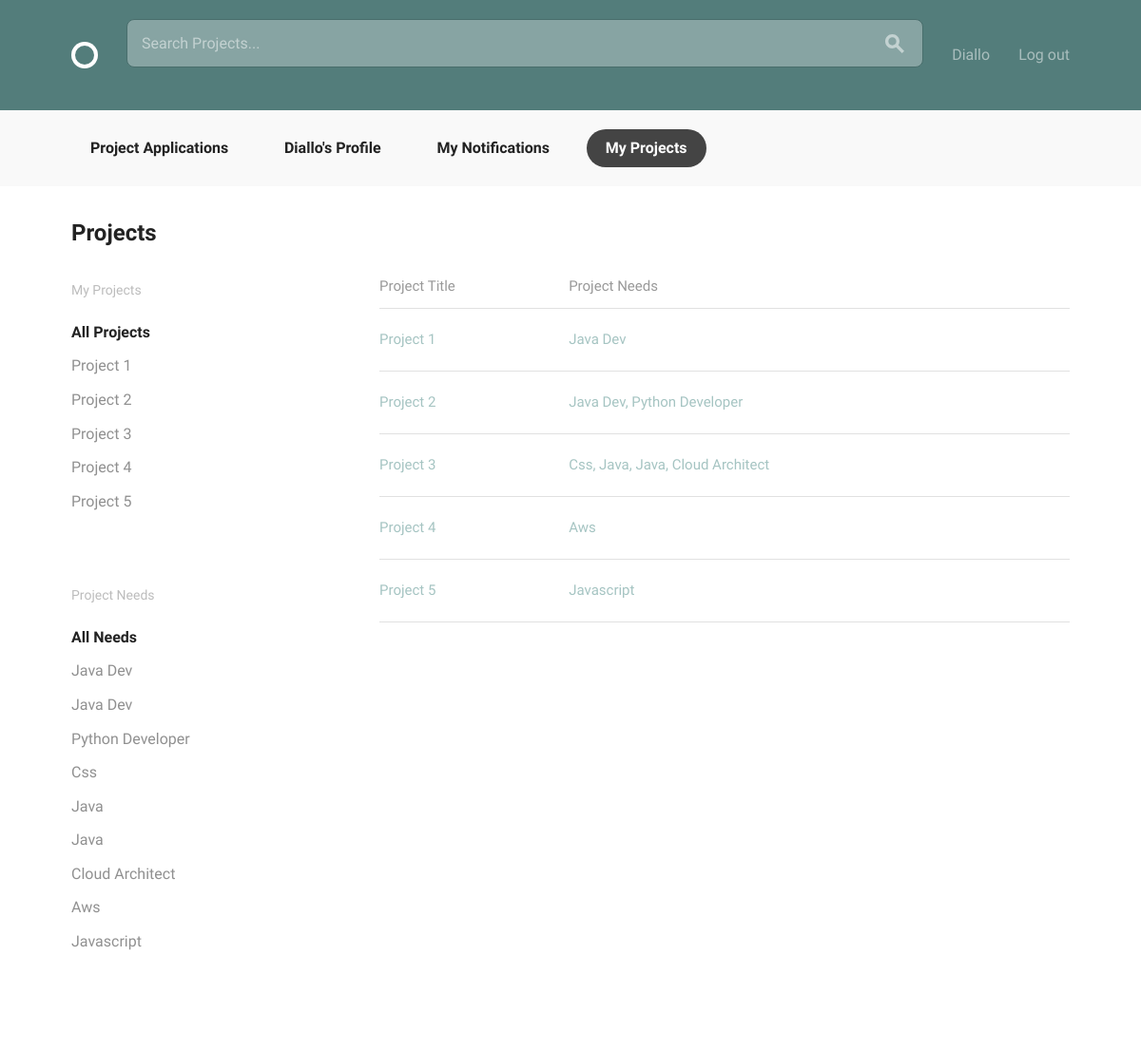
Page /projects/my_projects/ (signed in) on the earlier database version.
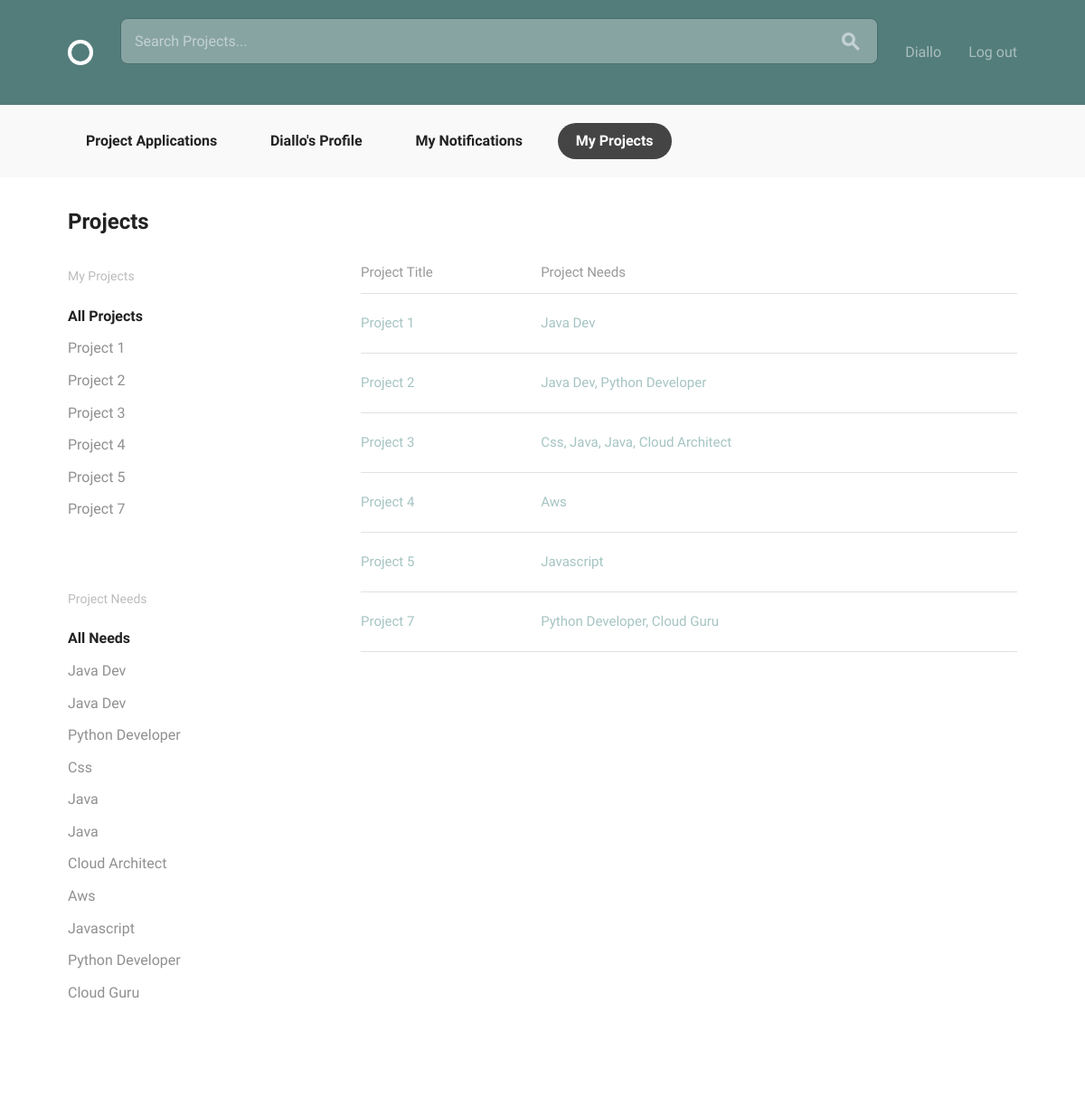
Same page on the later database version.
### projects/models.py (models this page shows, shortened)
class Projects(models.Model):
    owner = models.ForeignKey(User, related_name='project', on_delete=models.CASCADE, null=True)
    title = models.CharField(max_length=150, default='')
    description = models.TextField(default='')
    requirements = models.TextField(default='')
    time_estimate = models.TextField(default='')
    recruited = models.BooleanField(default=False)
    completed = models.BooleanField(default=False)
    @property
    def open_positions(self):
        return self.positions.exclude(filled=True)

class Positions(models.Model):
    project = models.ForeignKey(Projects, on_delete=models.CASCADE, related_name='positions')
    name = models.CharField(max_length=150, default='')
    description = models.TextField(default='')
    filled = models.BooleanField(default=False)
    def __str__(self):
        return '{}'.format(self.name.title())

### projects/views.py (the view)
class ProjectsListView(LoginRequiredMixin, generic.ListView):
    model = models.Projects
    template_name = 'projects/my_projects.html'
    context_object_name = 'projects'
    def get_queryset(self):
        queryset = super().get_queryset()
        queryset = queryset.filter(owner=self.request.user)
        return queryset

### projects/templates/projects/my_projects.html (shortened to what this page needs)
{% extends 'registration/registration_base.html' %}
{% load accounts_extras %}
{% block content %}
  <div class="circle--actions--bar">
    <nav class="bounds">
      <ul class="circle--pill--list">
        <li><a href="{% url 'accounts:applications' %}">Project Applications</a></li>
        <li><a href="{% url 'accounts:profile' username=user.username %}">{{ user.username|title }}'s Profile</a></li>
          <li><a href="{% url 'accounts:my_notifications' %}">My Notifications</a> </li>
          <li><a class="selected" href="{% url 'projects:my_projects' %}">My Projects</a> </li>
      </ul>
    </nav>
  </div>
  <div class="bounds circle--page">
    <div class="circle--page--header grid-100">
      <h2>Projects</h2>
    </div>
    <div class="grid-25">
      <div class="circle--filter circle--secondary--module">
        <h4>My Projects</h4>
        <ul class="circle--filter--list">
          <li><a class="selected">All Projects</a></li>
            {% if projects %}
                {% for project in projects %}
                    <li><a class="clickable-row" data-href="{% url 'projects:detail' pk=project.pk %}">{{ project.title|title }}</a></li>
                {% endfor %}
            {% endif %}
        </ul>
      </div>
      <div class="circle--filter circle--secondary--module">
        <h4>Project Needs</h4>
        <ul class="circle--filter--list">
          <li><a class="selected">All Needs</a></li>
            {% for proj_pos in projects %}
                {% if proj_pos.open_positions %}
                    {% for pos in proj_pos.open_positions %}
                        <li><a class="clickable-row">{{ pos }}</a></li>
                    {% endfor %}
                {% endif %}
            {% endfor %}
        </ul>
      </div>
    </div>
    <div class="grid-70 grid-push-5">
      <table class="u-full-width circle--table">
        <thead>
          <tr>
            <th>Project Title</th>
            <th class="circle--cell--right">Project Needs</th>
          </tr>
        </thead>
        <tbody>
        {% if projects %}
        {% for project in projects %}
          <tr class="clickable-row" data-href="{% url 'projects:detail' pk=project.pk %}">
            <td>
                {{ project.title|title }}
            </td>
            <td class="circle--cell--right">
                {% if project.open_positions %}
                    {{ project.open_positions|join:", " }}
                {% endif %}
            </td>
          </tr>
        {% endfor %}
        {% endif %}
        </tbody>
      </table>
    </div>
  </div>
{% endblock %}

Differences in the rows shown:
added Projects: title "Project 7", open_positions "Python Developer, Cloud Guru"
added Positions: name "Python Developer"
added Positions: name "Cloud Guru"
